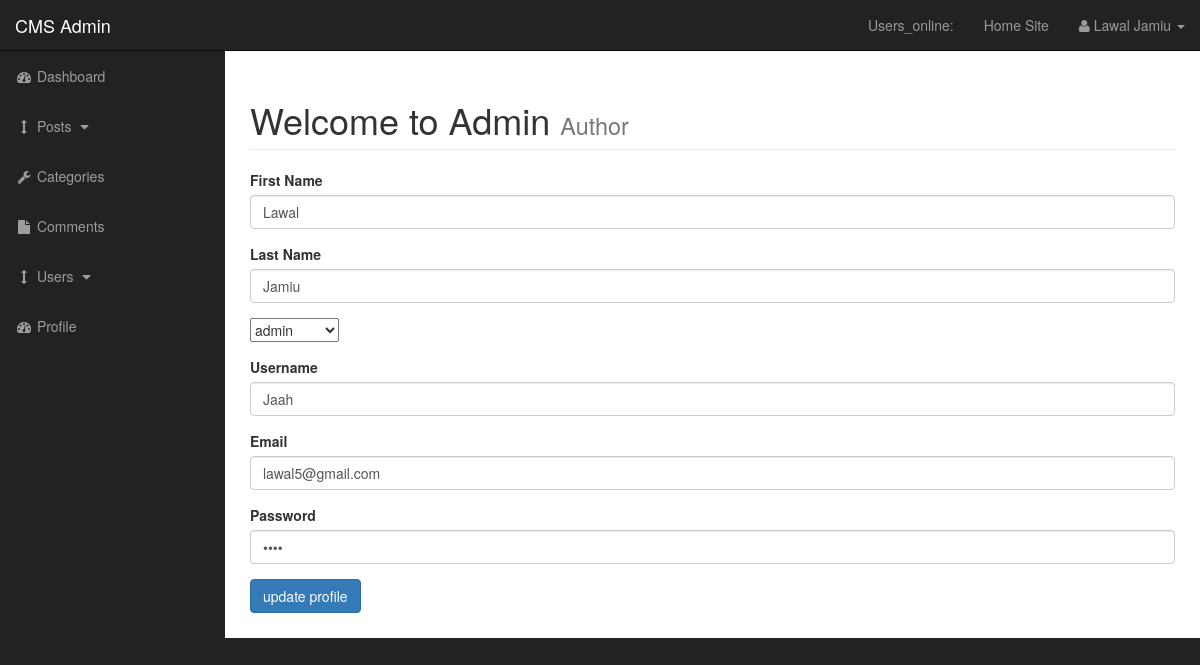
Screenshot of /admin/profile.php (signed in) with the database file from the repository.
### tables this page shows
CREATE TABLE `users` (
  `user_id` int(3) NOT NULL,
  `username` varchar(255) NOT NULL,
  `user_password` varchar(255) NOT NULL,
  `user_firstname` varchar(255) NOT NULL,
  `user_lastname` varchar(255) NOT NULL,
  `user_email` varchar(255) NOT NULL,
  `user_image` text NOT NULL,
  `user_role` varchar(255) NOT NULL,
  `randSalt` varchar(255) NOT NULL DEFAULT '$2y$10$iusesomecrazystrings22',
  `user_date` date NOT NULL
);

### admin/profile.php (the view, shortened to what this page needs)
<?php include "includes/admin_header.php" ?>
 <?php
 if(isset($_SESSION['username'])){
    $username =  $_SESSION['username'];
    $query = "SELECT * FROM users where username='{$username}'";
    $select_user_profie_query = mysqli_query($connection, $query);
     while($row= mysqli_fetch_assoc($select_user_profie_query)){
        $username  = $row['username'];
        $user_password = $row['user_password'];
        $user_firstname = $row['user_firstname'];
        $user_lastname = $row['user_lastname'];
        $user_email = $row['user_email'];
        $user_role = $row['user_role'];
     }
 }
 ?>
    <div id="wrapper">
        <?php include "includes/admin_navigation.php" ?>
        <div id="page-wrapper">
            <div class="container-fluid">
                <div class="row">
                    <div class="col-lg-12">
                    <h1 class="page-header">
                           Welcome to Admin
                            <small>Author</small>
                    </h1>
                    <form action="" method="post" enctype="multipart/form-data">
                        <div class="form-group">
                        <label for="firstname">First Name</label>
                        <input type="text" class="form-control" value="<?php echo $user_firstname ?>" name="user_firstname">
                        </div>
                        <div class="form-group">
                        <label for="user_lastname">Last Name</label>
                        <input type="text" class="form-control" value="<?php echo $user_lastname ?>" name="user_lastname">
                        </div>
                        <div class="form-group">
                        <select name="user_role" id="" >
                        <option value="subscriber"><?php echo $user_role ?></option>
                        </select>
                        </div>
                        <div class="form-group">
                        <label for="post_tags">Username</label>
                        <input type="text" value="<?php echo $username ?>" class="form-control" name="username">
                        </div>
                        <div class="form-group">
                        <label for="post_tags">Email</label>
                        <input type="text" class="form-control" value="<?php echo $user_email ?>" name="user_email">
                        </div>
                        <div class="form-group">
                        <label for="post_tags">Password</label>
                        <input type="password" class="form-control" value="<?php echo $user_password ?>" name="user_password">
                        </div>
                        <div class="form-group">
                        <input  class="btn btn-primary" type="submit"  name="update_profile" value="update profile">
                        </div>
                    </form>
                    </div>
                </div>
            </div>
        </div>
        <?php include "includes/admin_footer.php" ?>

### admin/css/sb-admin.css (style rules this page uses)
body { margin-top: 100px; background-color: #222; }
@media (min-width:768px) { body { margin-top: 50px; } }
#wrapper { padding-left: 0; }
#page-wrapper { width: 100%; padding: 0; background-color: #fff; }
@media (min-width:768px) { #wrapper { padding-left: 225px; } }
@media (min-width:768px) { #page-wrapper { padding: 10px; } }

### rows the page displays
users: user_firstname "Lawal", user_lastname "Jamiu", user_role "admin", username "Jaah", user_email "lawal5@gmail.com"

### other values shown
$_SESSION['firstname'] "Lawal"
$_SESSION['lastname'] "Jamiu"
